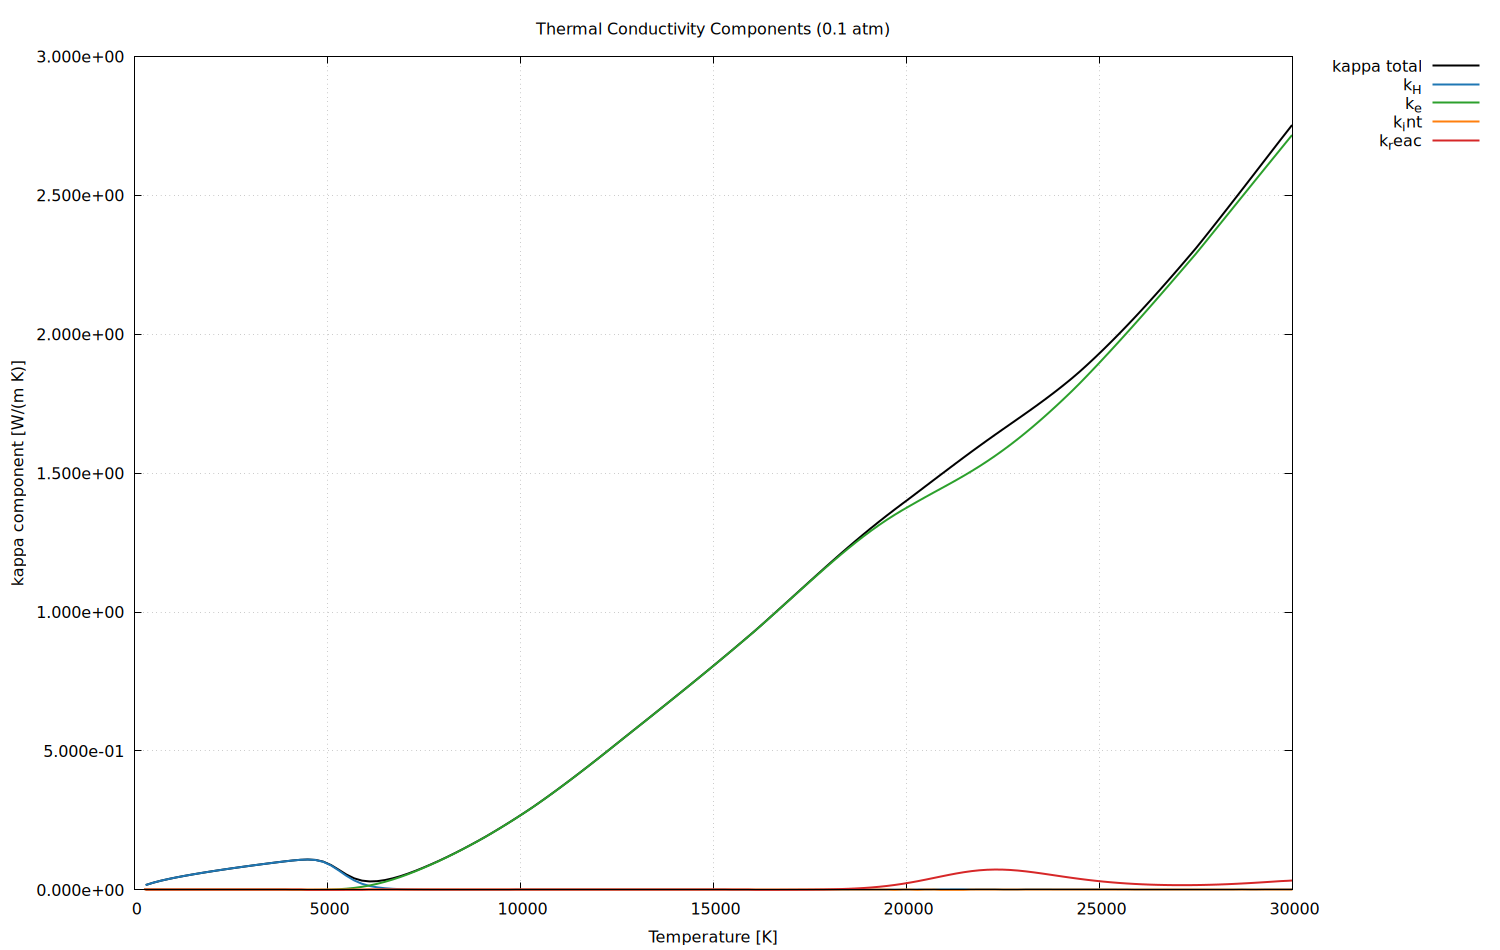

The script that saved this image:
set datafile separator ','
set terminal pngcairo size 1500,950 enhanced
set output '/home/brjeon/Proj_PlasmaPropCalc/data/processed/transport_properties/plots/kappa_components_0p1atm.png'
set grid
set key outside right top
set xlabel 'Temperature [K]'
set ylabel 'kappa component [W/(m K)]'
set title 'Thermal Conductivity Components (0.1 atm)'
set format y '%.3e'
plot \
'/home/brjeon/Proj_PlasmaPropCalc/data/processed/transport_properties/argon_transport_0p1_1_4atm.csv' u 1:(abs($2-0.1)<1e-12 ? $4 : 1/0) w l lw 2 lc rgb '#000000' title 'kappa total', \
'/home/brjeon/Proj_PlasmaPropCalc/data/processed/transport_properties/argon_transport_0p1_1_4atm.csv' u 1:(abs($2-0.1)<1e-12 ? $5 : 1/0) w l lw 2 lc rgb '#1f77b4' title 'k_H', \
'/home/brjeon/Proj_PlasmaPropCalc/data/processed/transport_properties/argon_transport_0p1_1_4atm.csv' u 1:(abs($2-0.1)<1e-12 ? $6 : 1/0) w l lw 2 lc rgb '#2ca02c' title 'k_e', \
'/home/brjeon/Proj_PlasmaPropCalc/data/processed/transport_properties/argon_transport_0p1_1_4atm.csv' u 1:(abs($2-0.1)<1e-12 ? $7 : 1/0) w l lw 2 lc rgb '#ff7f0e' title 'k_int', \
'/home/brjeon/Proj_PlasmaPropCalc/data/processed/transport_properties/argon_transport_0p1_1_4atm.csv' u 1:(abs($2-0.1)<1e-12 ? $8 : 1/0) w l lw 2 lc rgb '#d62728' title 'k_reac'
